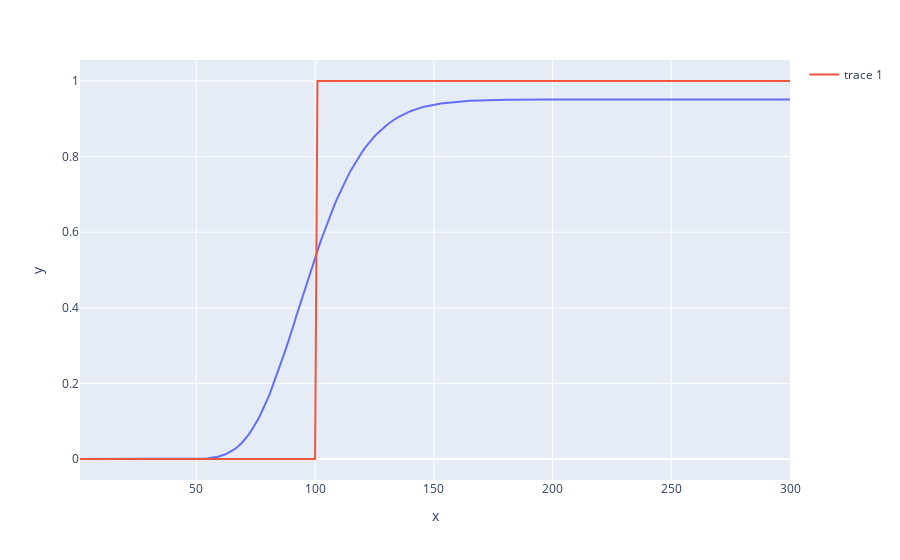

Notebook code cell kept with this figure:
### Code cell
fig = px.line(x=s, y=value_gl)
fig.add_scatter(x=s, y=payoff_profile)
fig.show()

### Figure 1 — Plotly figure (JSON) as saved in the notebook; plotly's stock layout.template omitted (floating-point values rounded to 4 significant figures; data arrays with more than 128 entries replaced by an {"elided": "..."} marker saying what was removed)
{"data": [{"hovertemplate": "x=%{x}<br>y=%{y}<extra></extra>", "legendgroup": "", "line": {"color": "#636efa", "dash": "solid"}, "mode": "lines", "name": "", "showlegend": false, "type": "scatter", "x": {"elided": "300 int values"}, "xaxis": "x", "y": {"elided": "300 float values"}, "yaxis": "y"}, {"type": "scatter", "x": {"elided": "300 int values"}, "y": {"elided": "300 int values"}}], "layout": {"autosize": true, "legend": {"tracegroupgap": 0}, "margin": {"t": 60}, "xaxis": {"anchor": "y", "autorange": true, "domain": [0, 1], "range": [1, 300], "title": {"text": "x"}, "type": "linear"}, "yaxis": {"anchor": "x", "autorange": true, "domain": [0, 1], "range": [-0.05556, 1.056], "title": {"text": "y"}, "type": "linear"}}}
